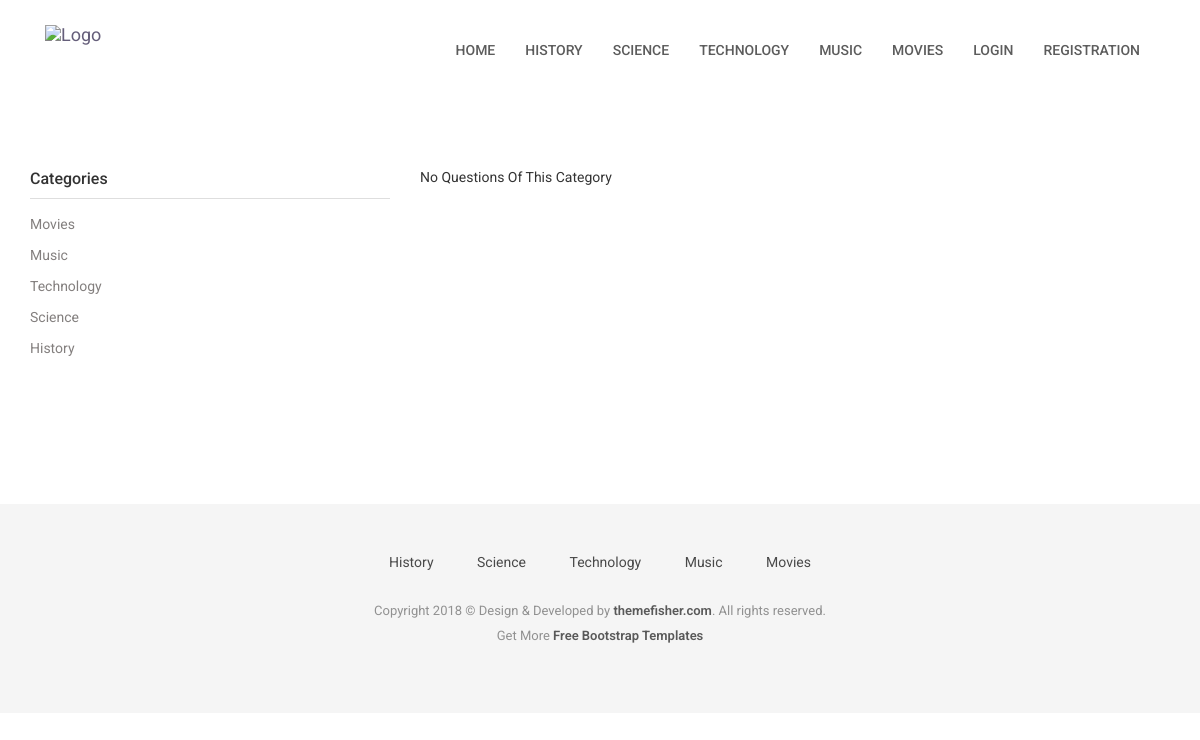
Before: /category/1 with the older database file.
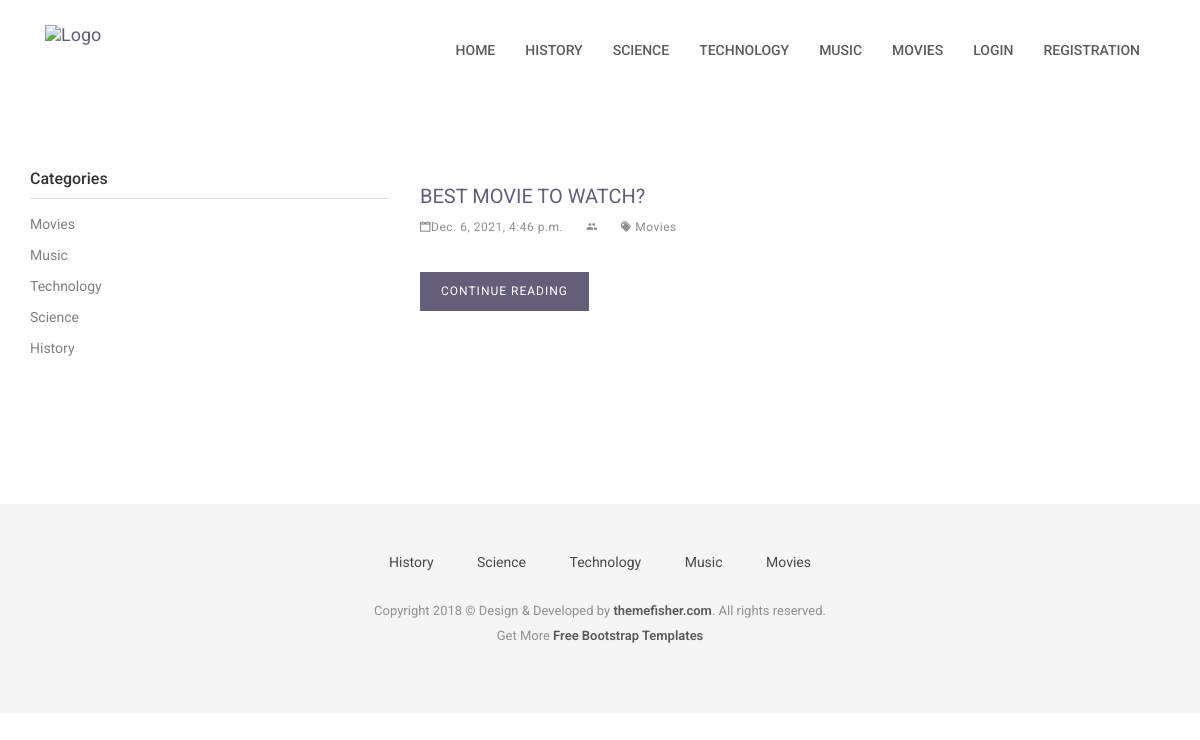
After: the same page with the newer database file.
### category/models.py (models this page shows, shortened)
class Category(models.Model):
    title=models.CharField(max_length=255)
    status=models.BooleanField(default=True)

### question_answer/models.py (models this page shows, shortened)
class Question(models.Model):
    category=models.ForeignKey(Category,on_delete=models.CASCADE)
    user=models.ForeignKey(User, on_delete=models.SET_NULL,null=True,blank=True,default=None)
    question=models.CharField(max_length=50)
    status=models.BooleanField(default=True)
    added_date=models.DateTimeField()

### account/views.py (the view)
# urls.py: path('category/<int:category_id>',views.categoryQuestion,name='categoryQuestion'),
def categoryQuestion(request,category_id):
    navigation_categories = Category.objects.filter(status=True).order_by('-id')[:5]
    categories = Category.objects.filter(status=True)
    questions = Question.objects.filter(status=True,category_id=category_id)
    return render(request,'category-question.html',{
        'navigation_categories':navigation_categories,
        'categories':categories,
        'questions':questions,
    })

### templates/category-question.html
{% extends 'base.html' %}
{% block content %}
<div class="page-wrapper">
    <div class="container">
        <div class="row">
            <div class="col-md-4">
                <aside class="sidebar">
                    <div class="widget widget-category">
                        <h4 class="widget-title">Categories</h4>
                        <ul class="widget-category-list">
                            {% for category in categories %}
                                <li><a href="{% url 'categoryQuestion' category_id=category.id %}">{{ category.title|title }}</a></li>
                            {% endfor %}
                        </ul>
                    </div>
                </aside>
            </div>
            <div class="col-md-8">
                {% if questions %}
                    {% for question in questions %}
                        <div class="post">
                            <h3 class="post-title"><a href="{% url 'QuestionDetails' question_id=question.id %}"> {{question.question|title}}</a></h3>
                            <div class="post-meta">
                                <ul>
                                    <li>
                                        <i class="ion-calendar"></i>{{question.added_date}}
                                    </li>
                                    <li>
                                        <i class="ion-android-people"></i>
                                    </li>
                                    <li>
                                        <a href=""><i class="ion-pricetags"></i> {{question.category.title}}</a>
                                    </li>
                                </ul>
                            </div>
                            <div class="post-content">
                                <a href="{% url 'QuestionDetails' question_id=question.id %}" class="btn btn-main">Continue Reading</a>
                            </div>
                        </div>
                    {% endfor %}
                {% else %}
                    <h5>No Questions Of This Category</h5>
                {% endif %}
            </div>
        </div>
    </div>
</div>
{% endblock %}

### templates/base.html (shortened to what this page needs)
{% load static %}
<!DOCTYPE html>
<html class="no-js">
<head>
    <link rel="stylesheet" href="{% static 'plugins/bootstrap/bootstrap.min.css' %}">
    <link rel="stylesheet" href="{% static 'plugins/Ionicons/css/ionicons.min.css' %}">
    <link rel="stylesheet" href="{% static 'plugins/animate-css/animate.css' %}">
    <link rel="stylesheet" href="{% static 'plugins/magnific-popup/magnific-popup.css' %}">
    <link rel="stylesheet" href="{% static 'plugins/slick/slick.css' %}">
    <link rel="stylesheet" href="{% static 'css/style.css' %}">
</head>
<body id="body">
    <header class="navigation">
        <div class="container">
            <div class="row">
                <div class="col-md-12">
                    <nav class="navbar">
                        <div class="container-fluid">
                            <div class="navbar-header">
                                <a class="navbar-brand" href= "{% url 'homePage' %}" >
                                    <img src="{% static 'images/logo.png' %}" alt="Logo" width="138px">
                                </a>
                            </div>
                            <div class="collapse navbar-collapse" id="bs-example-navbar-collapse-1">
                                <ul class="nav navbar-nav navbar-right">
                                    <li><a href="{% url 'homePage' %}">Home</a></li>
                                    {% for category in navigation_categories%}
                                         <li><a href="{% url 'categoryQuestion' category_id=category.id %}">{{category.title}}</a></li>
                                    {% endfor %}
                                    {% if request.user.is_authenticated %}
                                    <li><a href="{% url 'postQuestion'%}">Post Question</a></li>
                                    <li><a href="{% url 'myQuestions'%}">My Questions</a></li>
                                    <li><a href="{% url 'userProfile' %}">Profile</a></li>
                                    <li><a href="{% url 'user-logout' %}">LogOut</a></li>
                                    {% else %}
                                    <li><a href="{% url 'UserLogin' %}">Login</a></li>
                                    <li><a href="{% url 'UserRegistration' %}">Registration</a></li>
                                    {% endif %}
                                </ul>
                            </div>
                        </div>
                    </nav>
                </div>
            </div>
        </div>
    </header>
{% block content %}
{% endblock %}
    <footer class="footer">
        <div class="container">
            <div class="row">
                <div class="col-md-12">
                    <div class="footer-manu">
                        <ul>
                            {% for category in navigation_categories%}
                                <li><a href="{% url 'categoryQuestion' category_id=category.id %}">{{category.title}}</a></li>
                            {% endfor %}
                        </ul>
                    </div>
                    <p class="copyright">Copyright 2018 &copy; Design & Developed by <a
                            href="http://www.themefisher.com">themefisher.com</a>. All rights reserved.
                        <br>
                        Get More <a href="https://themefisher.com/free-bootstrap-templates/" target="_blank">Free
                            Bootstrap Templates</a>
                    </p>
                </div>
            </div>
        </div>
    </footer>
</body>
</html>

Changed rows visible on the page:
added Question: question "BEST MOVIE TO WATCH?", added_date "Dec. 6, 2021, 4:46 p.m.", category "Movies"
Other visible differences:
text no longer shown: "No Questions Of This Category"
